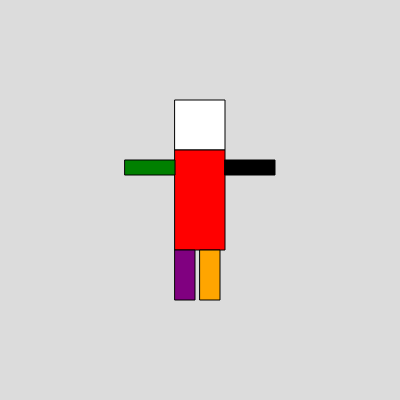
Frame 1 (no input)
Frame 60 (no input): identical to frame 1, image omitted
Frame 120 (the mouse pressed at the canvas centre since frame 60): identical to frame 1, image omitted

The p5.js sketch that drew this single still picture (run headless with seeded random() and noise() and a simulated clock; from frame 60 on, the mouse is pressed at the canvas centre):

// p5.js sketch
// ── sketch.js
function setup() {
  createCanvas(400, 400);
}
// Ellipse gets drawn from the center
// rectangle gets drawn from the top left corner
function draw() {
  background(220);
  fill("white");
  rect(175, 100, 50,50);
  fill("red");
  rect(175, 150, 50, 100);
  fill("black");
  rect(225, 160, 50, 15);
  fill("green");
  rect(125, 160, 50, 15);
  fill("purple");
  rect(175, 250, 20, 50);
  fill("orange");
  rect(200, 250, 20, 50);
}
